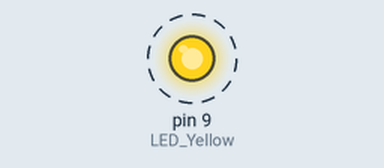
The sketch below on a simulated Arduino Pro Mini, built with avr-gcc and run on an emulated ATmega328P. On the bench: output pins drawn as LEDs (lit = HIGH). Dashed ring = blinking.

Above: at 0.5 s.
Timing chart, 0 to 3.0 s (numbered marks = the images above):
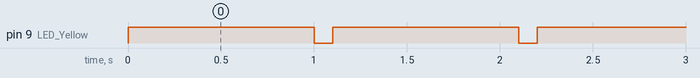

Measured:
- by itself, pin 9 (LED_Yellow): alternates HIGH for 1.0 s and LOW for 0.10 s

The sketch:

Blink_D9_on_Dragon_programmer_board.ino
```cpp
/*
 * Blink Built-in LED on Digital Pin 9
 * Using AVR Dragon programmer board for Arduino Pro Mini boards
 */
#define LED_Yellow 9 // Yellow lED on digital pin 9 = PortB Pin1

void setup() {
  // initialize digital pin LED_BUILTIN as an output.
  pinMode(LED_Yellow, OUTPUT);
}

void loop() {
  digitalWrite(LED_Yellow, HIGH);  // turn the LED on (HIGH is the voltage level)
  delay(1000);                      // wait for a second
  digitalWrite(LED_Yellow, LOW);   // turn the LED off by making the voltage LOW
  delay(100);                      // wait for a second
}
```
